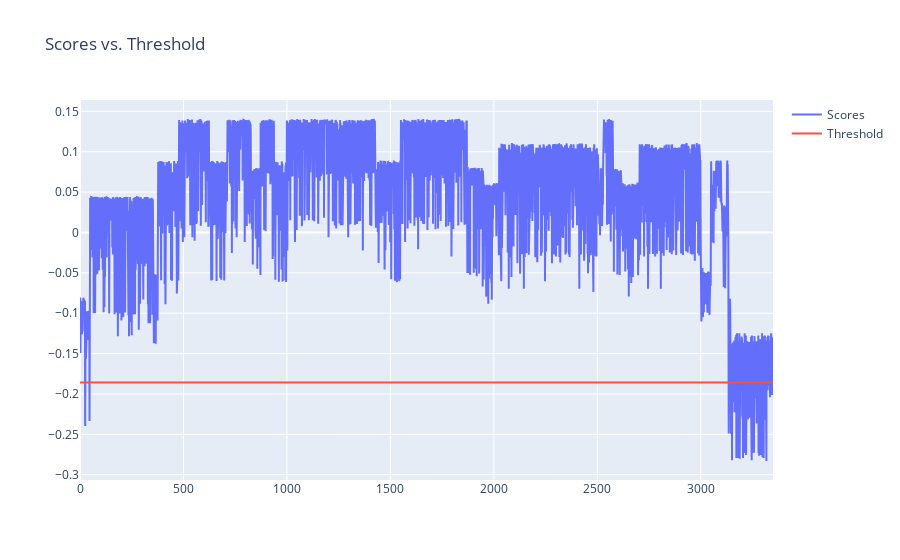

Notebook cell for this chart:
### Code cell
import plotly.graph_objects as go


thrs = np.full((anomaly_scores.shape[0]),threshold)
fig = go.Figure()
fig.add_trace(go.Scatter(x = np.arange(5000), y=anomaly_scores, name='Scores'))
fig.add_trace(go.Scatter(x=np.arange(5000), y=thrs, name='Threshold'))
fig.update_layout(showlegend=True, title='Scores vs. Threshold')
fig.show()

### Figure 1 — Plotly figure (JSON) as saved in the notebook; plotly's stock layout.template omitted (floating-point values rounded to 4 significant figures; data arrays with more than 128 entries replaced by an {"elided": "..."} marker saying what was removed)
{"data": [{"name": "Scores", "type": "scatter", "x": {"elided": "5000 int values"}, "y": {"elided": "3350 float values"}}, {"name": "Threshold", "type": "scatter", "x": {"elided": "5000 int values"}, "y": {"elided": "3350 float values"}}], "layout": {"showlegend": true, "title": {"text": "Scores vs. Threshold"}}}
